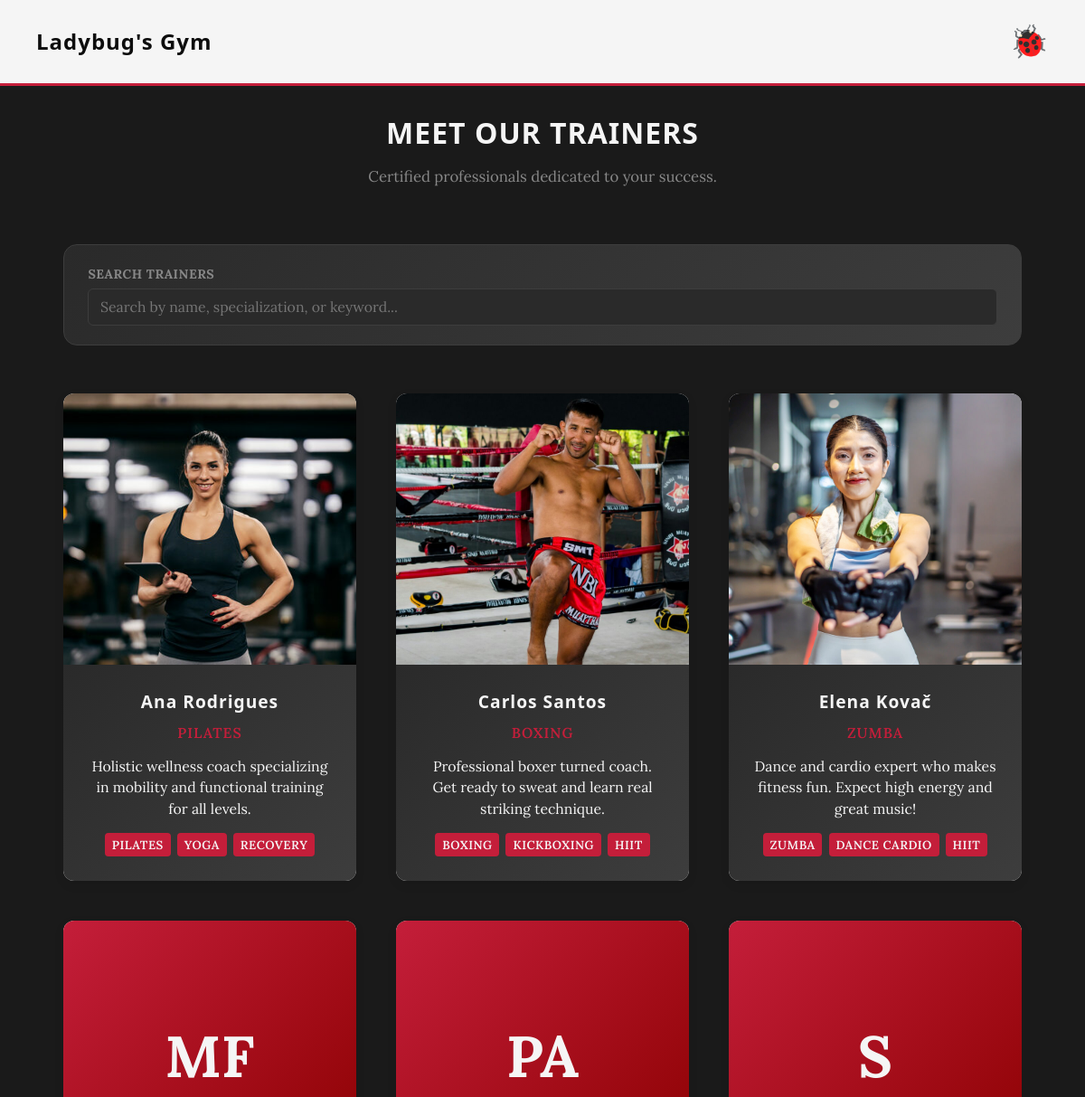
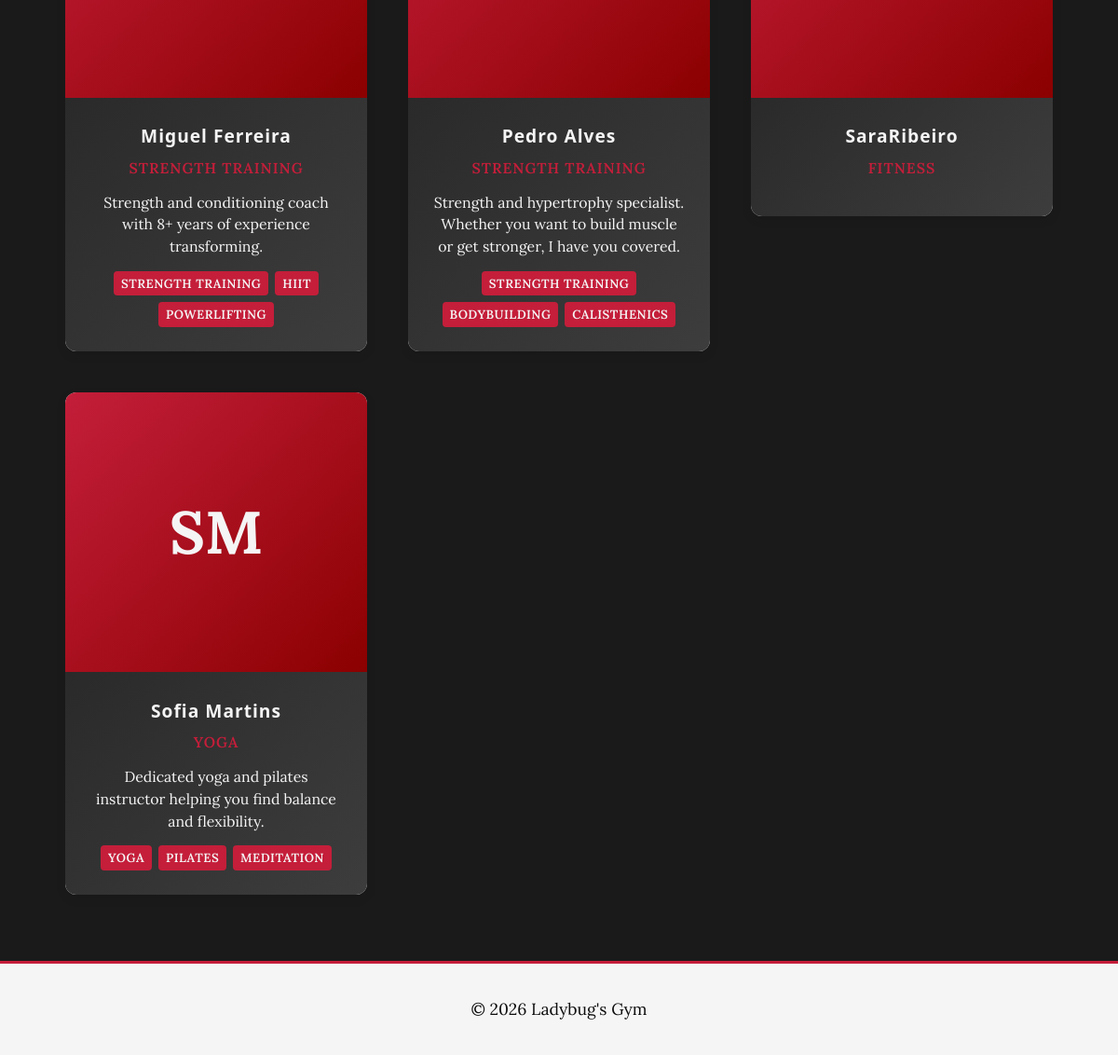
/pages/trainers.php, run on the app's committed database (2 pictures, top to bottom).
### tables this page shows
CREATE TABLE trainer_profiles (
    id INTEGER PRIMARY KEY AUTOINCREMENT,
    user_id INTEGER UNIQUE NOT NULL,
    bio TEXT,
    specializations TEXT,
    certifications TEXT,
    years_experience INTEGER DEFAULT 0,
    FOREIGN KEY(user_id) REFERENCES users(id) ON DELETE CASCADE
);

CREATE TABLE users (
    id INTEGER PRIMARY KEY AUTOINCREMENT,
    username VARCHAR(50) UNIQUE NOT NULL,
    email VARCHAR(100) UNIQUE NOT NULL,
    password_hash TEXT NOT NULL,
    name TEXT NOT NULL,
    role TEXT CHECK(role IN ('member', 'trainer', 'admin')) NOT NULL DEFAULT 'member',
    profile_photo TEXT,
    active INTEGER NOT NULL DEFAULT 1 CHECK(active IN (0,1)),
    created_at TEXT DEFAULT CURRENT_TIMESTAMP,
    plan_id INTEGER REFERENCES plans(id) ON DELETE SET NULL
);

### pages/trainers.php (called while the page is built, shortened)
<?php
require_once(__DIR__ . '/../templates/common.tpl.php');
require_once(__DIR__ . '/../templates/trainers.tpl.php');
require_once(__DIR__ . '/../database/trainer.class.php');
$trainers = Trainer::getAllTrainers();
drawTrainersPage($trainers);
?>

### database/trainer.class.php (called while the page is built, shortened)
<?php
class Trainer {
    private int $id;
    private string $name;
    private string $profilePhoto;
    private ?string $bio;
    private ?string $specializations;
    public function __construct(
        int $id,
        string $username,
        string $email,
        string $name,
        string $profilePhoto = '',
        ?string $bio = null,
        ?string $specializations = null,
        ?string $certifications = null,
        int $yearsExperience = 0,
        ?PDO $db = null
    ) {
        $this->id = $id;
        $this->name = $name;
        $this->profilePhoto = $profilePhoto;
        $this->bio = $bio;
        $this->specializations = $specializations;
    }
    public function getId(): int { return $this->id; }
    public function getName(): string { return $this->name; }
    public function getProfilePhoto(): string { return $this->profilePhoto; }
    public function getBio(): ?string { return $this->bio; }
    public function getSpecializationsList(): array {
        if ($this->specializations === null || $this->specializations === '') {
            return [];
        }
        return array_map('trim', explode(',', $this->specializations));
    }
    public static function getAllTrainers(?PDO $db = null): array {
        $db = $db ?? getDatabaseConnection();
        $stmt = $db->prepare('
            SELECT
                u.id,
                u.username,
                u.email,
                u.name,
                COALESCE(u.profile_photo, \'\') AS profile_photo,
                tp.bio,
                tp.specializations,
                tp.certifications,
                COALESCE(tp.years_experience, 0) AS years_experience
            FROM users u
            LEFT JOIN trainer_profiles tp ON u.id = tp.user_id
            WHERE u.role = \'trainer\' AND u.active = 1
            ORDER BY u.name ASC
        ');
        $stmt->execute();
        $rows = $stmt->fetchAll();
        $trainers = [];
        foreach ($rows as $row) {
            $trainers[] = new self(
                $row['id'],
                $row['username'],
                $row['email'],
                $row['name'],
                $row['profile_photo'],
                $row['bio'],
                $row['specializations'],
                $row['certifications'],
                (int)$row['years_experience'],
                $db
            );
        }
        return $trainers;
    }
}
?>

### templates/trainers.tpl.php (the view, shortened to what this page needs)
<?php
function drawTrainersPage(array $trainers): void {
    ?>
    <main class="container trainers-page">
        <div class="schedule-filters">
            <div class="filter-row" style="grid-template-columns: 1fr;">
                <div class="filter-group">
                    <label for="trainerSearch">Search trainers</label>
                    <input type="text" id="trainerSearch" class="input-field" placeholder="Search by name, specialization, or keyword...">
                </div>
            </div>
        </div>
        <div class="team-showcase" id="trainerGrid">
            <?php foreach ($trainers as $trainer): ?>
                <div onclick="openTrainerModal(<?= (int)$trainer->getId() ?>)">
                    <?php drawTrainerCard($trainer); ?>
                </div>
            <?php endforeach; ?>
        </div>
    </main>
    <?php
}
function drawTrainerCard(Trainer $trainer): void {
    $photo = $trainer->getProfilePhoto();
    $hasPhoto = $photo !== '' && file_exists(__DIR__ . '/../img/' . $photo);
    $initials = '';
    if (!$hasPhoto) {
        $parts = explode(' ', $trainer->getName());
        $initials = strtoupper(substr($parts[0] ?? '', 0, 1) . substr($parts[1] ?? '', 0, 1));
    }
    $specializations = $trainer->getSpecializationsList();
    $firstSpec = !empty($specializations) ? $specializations[0] : 'Fitness';
    ?>
    <div class="team-member">
        <?php if ($hasPhoto): ?>
            <img src="../img/<?= htmlspecialchars($photo) ?>" alt="<?= htmlspecialchars($trainer->getName()) ?>" class="team-member-image">
        <?php else: ?>
            <div class="team-member-image trainer-placeholder"><?= htmlspecialchars($initials) ?></div>
        <?php endif; ?>
        <div class="team-member-info">
            <h3 class="team-member-name"><?= htmlspecialchars($trainer->getName()) ?></h3>
            <p class="team-member-role"><?= htmlspecialchars($firstSpec) ?></p>
            <?php if ($trainer->getBio() !== null): ?>
                <p class="team-member-description"><?= htmlspecialchars($trainer->getBio()) ?></p>
            <?php endif; ?>
            <?php if (count($specializations) > 1): ?>
                <div class="trainer-specs">
                    <?php foreach ($specializations as $spec): ?>
                        <span class="trainer-spec-tag"><?= htmlspecialchars($spec) ?></span>
                    <?php endforeach; ?>
                </div>
            <?php endif; ?>
        </div>
    </div>
    <?php
}

### css/base.css (style rules this page uses)
:root { --ladybug-red: #c41e3a; --ladybug-dark-red: #8b0000; --ladybug-black: #0d0d0d; --ladybug-dark-gray: #2a2a2a; --ladybug-medium-gray: #3d3d3d; --ladybug-white: #f5f5f5; --ladybug-bg: #1a1a1a; --ladybug-gray: #888; --ladybug-light: #4a1a1a; --accent-deep-red: #a01830; --accent-maroon: #7a0e26; --font-heading: 'Treova', 'Segoe UI', Arial, sans-serif; --font-body: 'Lora', Georgia, serif; --font-accent: 'Treova', 'Segoe UI', sans-serif; --primary-green: var(--ladybug-gray); --accent-green: var(--ladybug-red); --light-green: var(--ladybug-light); --white: var(--ladybug-white); --gray: var(--ladybug-gray); --bg-color: var(--ladybug-bg); }
* { margin: 0; padding: 0; box-sizing: border-box; }
body { font-family: var(--font-body); line-height: 1.6; color: var(--ladybug-white); background-color: var(--bg-color); font-size: 1.1rem; }
h1, h2, h3, h4, h5, h6 { font-family: var(--font-heading); letter-spacing: 1px; color: var(--ladybug-white); }
img { max-width: 100%; display: block; }

### css/components.css (style rules this page uses)
.input-field { width: 100%; padding: 0.8em; border: 1px solid var(--ladybug-medium-gray); border-radius: 6px; font-family: inherit; font-size: 1em; transition: border-color 0.3s; background-color: var(--ladybug-dark-gray); color: var(--ladybug-white); }

### css/layout.css (style rules this page uses)
.container { max-width: 1100px; margin: 0 auto; padding: 0 20px; width: 100%; }

### css/shared.css (style rules this page uses)
main.container { padding-top: 1em; }
main.container.schedule-page, main.container.trainers-page { padding-top: 1em; }

### css/cards.css (style rules this page uses)
.team-showcase { display: grid; grid-template-columns: repeat(auto-fit, minmax(280px, 1fr)); gap: 2.5em; margin-top: 3em; }
.team-member { position: relative; border-radius: 12px; overflow: hidden; background: var(--white); box-shadow: 0 4px 12px rgba(0,0,0,0.08); transition: all 0.5s cubic-bezier(0.34, 1.56, 0.64, 1); animation: fadeInUp 0.6s ease-out both; }
.team-member:nth-child(1) { animation-delay: 0.1s; }
.team-member-image { width: 100%; height: 300px; object-fit: cover; display: block; position: relative; z-index: 1; }
.team-member-info { padding: 1.5em; text-align: center; position: relative; z-index: 2; background: linear-gradient(135deg, #2a2a2a 0%, #3d3d3d 100%); }
.team-member-name { font-size: 1.2rem; font-weight: bold; color: var(--ladybug-white); margin-bottom: 0.3em; }
.team-member-role { color: var(--ladybug-red); font-size: 0.9em; font-weight: 600; text-transform: uppercase; letter-spacing: 1px; margin-bottom: 0.8em; }
.team-member-description { font-size: 0.9em; color: var(--ladybug-white); line-height: 1.5; }

### css/schedule.css (style rules this page uses)
.schedule-filters { background: linear-gradient(135deg, var(--ladybug-dark-gray), var(--ladybug-medium-gray)); border: 1px solid var(--ladybug-medium-gray); border-radius: 15px; padding: 1.2em 1.5em; margin-bottom: 0.5em; text-align: left; }
.filter-row { display: grid; grid-template-columns: 1.5fr 1.2fr 1fr 1fr auto; gap: 1em; align-items: end; }
.filter-group label { display: block; font-size: 0.8em; font-weight: bold; color: var(--ladybug-gray); margin-bottom: 0.3em; text-transform: uppercase; letter-spacing: 0.5px; }
.filter-group .input-field { font-size: 0.9em; padding: 0.6em 0.8em; }

### css/trainers.css (style rules this page uses)
.trainers-page { padding: 2em 20px 4em; }
.trainer-placeholder { display: flex; align-items: center; justify-content: center; background: linear-gradient(135deg, var(--ladybug-red), #8b0000); color: var(--ladybug-white); font-size: 4rem; font-weight: bold; height: 300px; }
.trainer-specs { display: flex; flex-wrap: wrap; gap: 0.4em; justify-content: center; margin-top: 0.8em; }
.trainer-spec-tag { background: var(--ladybug-red); color: var(--ladybug-white); padding: 0.2em 0.6em; border-radius: 4px; font-size: 0.75em; font-weight: 600; text-transform: uppercase; letter-spacing: 0.5px; }

### data on the page
trainer_profiles: shows a picture, user.name "Ana Rodrigues", specializations "PILATES", bio "Holistic wellness coach specializing in mobility and functional training for all levels.", specializations "YOGA", specializations "RECOVERY"
trainer_profiles: shows a picture, user.name "Carlos Santos", specializations "BOXING", bio "Professional boxer turned coach. Get ready to sweat and learn real striking technique.", specializations "KICKBOXING", specializations "HIIT"
trainer_profiles: shows a picture, user.name "Elena Kovač", specializations "ZUMBA", bio "Dance and cardio expert who makes fitness fun. Expect high energy and great music!", specializations "DANCE CARDIO", specializations "HIIT"
trainer_profiles: user.name "MF", user.name "Miguel Ferreira", specializations "STRENGTH TRAINING", bio "Strength and conditioning coach with 8+ years of experience transforming.", specializations "HIIT", specializations "POWERLIFTING"
trainer_profiles: user.name "PA", user.name "Pedro Alves", specializations "STRENGTH TRAINING", bio "Strength and hypertrophy specialist. Whether you want to build muscle or get stronger, I have you covered.", specializations "BODYBUILDING", specializations "CALISTHENICS"
users: name "S", name "SaraRibeiro"
trainer_profiles: user.name "SM", user.name "Sofia Martins", specializations "YOGA", bio "Dedicated yoga and pilates instructor helping you find balance and flexibility.", specializations "PILATES", specializations "MEDITATION"

### other printed values
$title "MEET OUR TRAINERS"
$subtitle "Certified professionals dedicated to your success."
